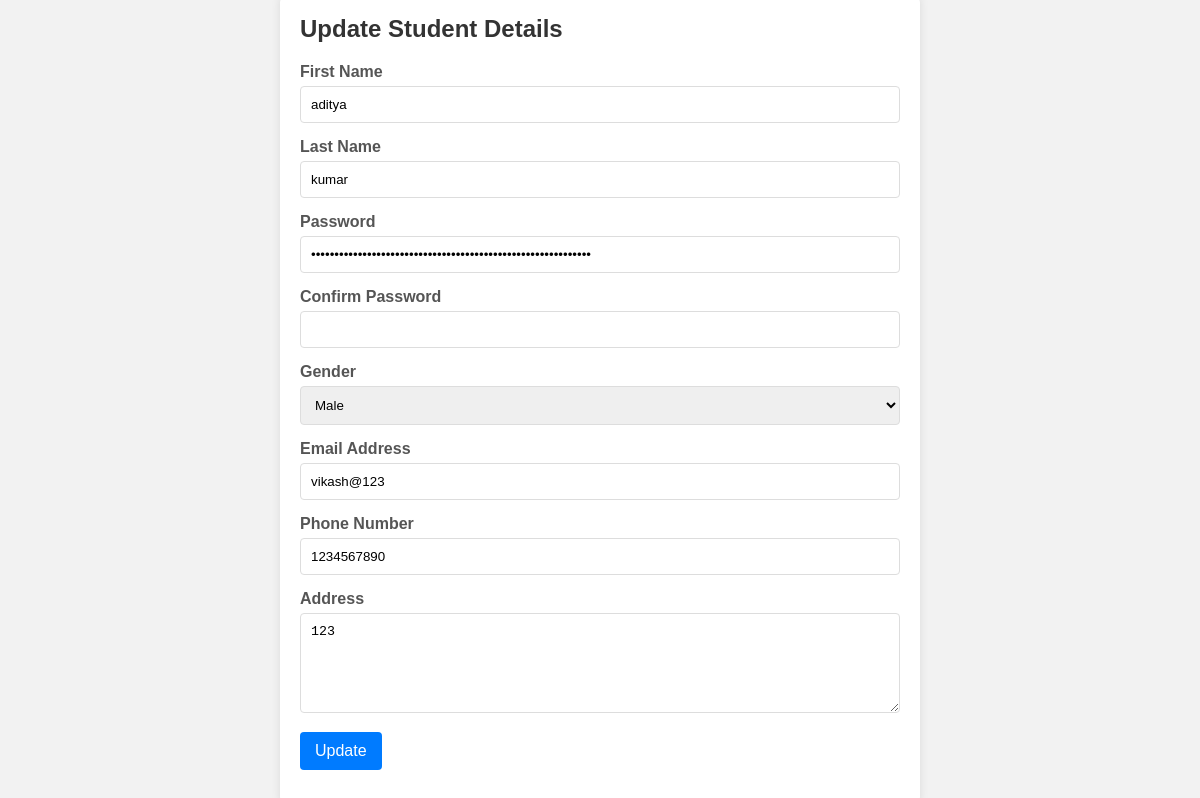
The page /school_management_2/diplayall.php?id=34 on the database its author committed.
### tables this page shows
CREATE TABLE `form` (
  `id` int(11) NOT NULL,
  `fname` varchar(255) NOT NULL,
  `lname` varchar(255) NOT NULL,
  `password` varchar(255) NOT NULL,
  `cpassword` varchar(255) NOT NULL,
  `gender` enum('Male','Female') NOT NULL,
  `email` varchar(255) NOT NULL,
  `phone` varchar(20) NOT NULL,
  `address` text NOT NULL
);

### school_management_2/diplayall.php (the view, shortened to what this page needs)
<?php
include "connection.php";
if (isset($_GET['id'])) {
    $student_id = $_GET['id'];
    $query = "SELECT * FROM form WHERE id = '$student_id'";
    $result = mysqli_query($conn, $query);
    $student = mysqli_fetch_assoc($result);
} else {
    die("No student ID provided.");
}
?>
<!DOCTYPE html>
<html lang="en">
<head>
</head>
<body>
    <div class="container">
        <form action="displayall.php" method="post">
            <div class="title">Update Student Details</div>
            <div class="form">
                <div class="input_feild">
                    <label for="fname">First Name</label>
                    <input type="text" class="input" name="fname" id="fname" value="<?php echo htmlspecialchars($student['fname']); ?>">
                </div>
                <div class="input_feild">
                    <label for="lname">Last Name</label>
                    <input type="text" class="input" name="lname" value="<?php echo htmlspecialchars($student['lname']); ?>">
                </div>
                <div class="input_feild">
                    <label for="password">Password</label>
                    <input type="password" class="input" name="password" value="<?php echo htmlspecialchars($student['password']); ?>">
                </div>
                <div class="input_feild">
                    <label for="conpassword">Confirm Password</label>
                    <input type="password" class="input" name="conpassword" value="<?php echo htmlspecialchars($student['cpassword']); ?>">
                </div>
                <div class="input_feild">
                    <label for="gender">Gender</label>
                    <select class="selectbox" name="gender">
                        <option value="Male" <?php echo $student['gender'] == 'Male' ? 'selected' : ''; ?>>Male</option>
                    </select>
                </div>
                <div class="input_feild">
                    <label for="email">Email Address</label>
                    <input type="email" class="input" name="email" value="<?php echo htmlspecialchars($student['email']); ?>">
                </div>
                <div class="input_feild">
                    <label for="phone">Phone Number</label>
                    <input type="text" class="input" name="phone" value="<?php echo htmlspecialchars($student['phone']); ?>">
                </div>
                <div class="input_feild">
                    <label for="address">Address</label>
                    <textarea class="textarea" name="address"><?php echo htmlspecialchars($student['address']); ?></textarea>
                </div>
                <div class="input_feild">
                    <input type="submit" value="Update" class="btn" name="Update">
                </div>
            </div>
        </form>
    </div>
</body>
</html>

### school_management_2/diplayall.php (style rules this page uses)
body { font-family: Arial, sans-serif; background-color: #f2f2f2; display: flex; justify-content: center; align-items: center; height: 100vh; margin: 0; }
.container { background-color: #ffffff; padding: 20px; border-radius: 8px; box-shadow: 0 0 10px rgba(0, 0, 0, 0.1); width: 100%; max-width: 600px; }
.title { font-size: 24px; font-weight: bold; margin-bottom: 20px; color: #333; }
.form { display: flex; flex-direction: column; }
.input_feild { margin-bottom: 15px; }
.input_feild label { display: block; font-weight: bold; margin-bottom: 5px; color: #555; }
.input_feild .input, .input_feild .textarea, .input_feild .selectbox { width: 100%; padding: 10px; border-radius: 4px; border: 1px solid #ddd; box-sizing: border-box; }
.textarea { resize: vertical; min-height: 100px; }
.btn { background-color: #007bff; color: white; padding: 10px 15px; border: none; border-radius: 4px; cursor: pointer; font-size: 16px; transition: background-color 0.3s; }

### rows shown on the page
form: fname "aditya", lname "kumar", email "vikash@123", phone "1234567890", address "123"
